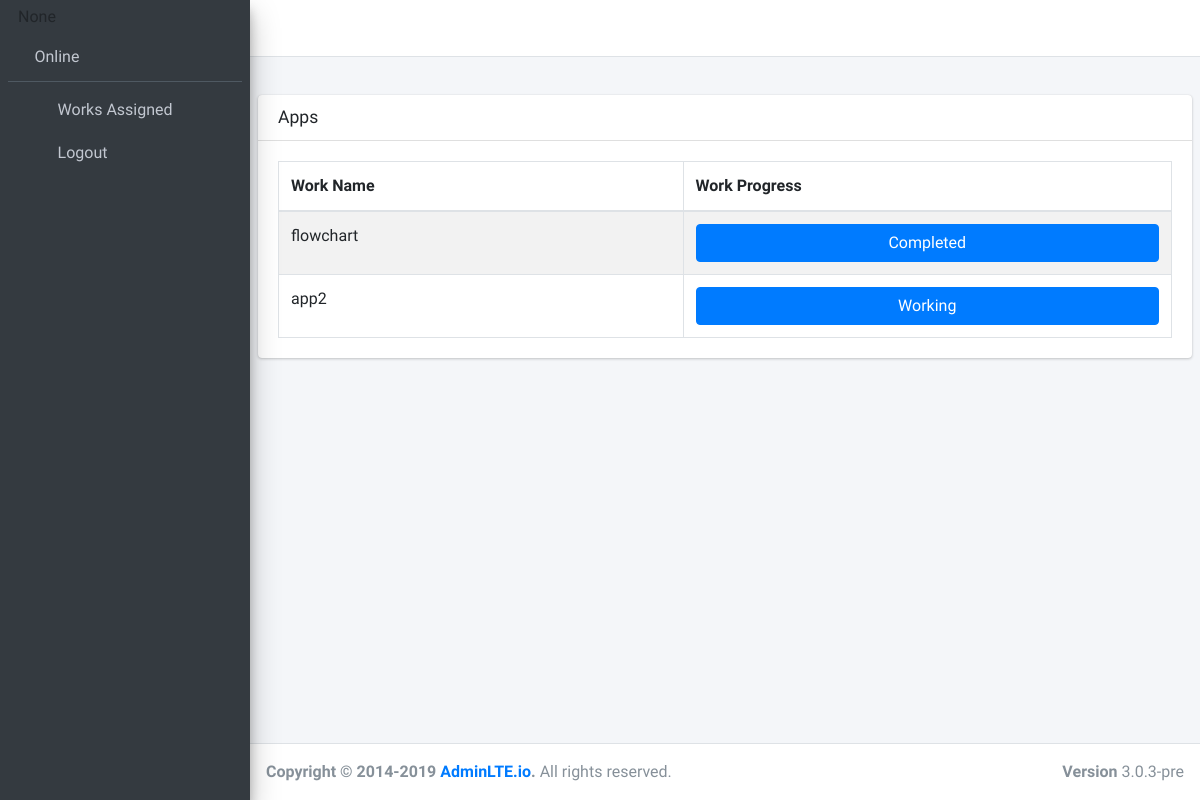
Screenshot of /workflow/loadData (signed in) with the database file from the repository.
### Detection/models.py (models this page shows, shortened)
class Work(models.Model):
    workname=models.CharField(max_length=25)
    workprogres=models.CharField(max_length=25)

### Detection/views.py (the view)
# urls.py: path('loadData',views.loadData,name="loadData"),
def loadData(request):
    wa=WorkAssign.objects.filter(username__id=request.session["sid"]).select_related('workname').all()
    joined = []
    for x in wa:
        joined.append({
            'workname': x.workname.workname,
            'workprogress': x.workname.workprogres,
            'id': int(x.id),
            'workid':x.workname.id,
        })
    my_dict={
        'data':joined,
        'username':request.POST.get('username')
    }
    print ("dict['Name']: ", my_dict['username'])
    return render(request,'app.html',context=my_dict)

### templates/app.html (shortened to what this page needs)
{% extends "master.html" %}
{% block maincontent %}
<section class="content">
      <div class="row">
        <div class="col-12">
          <div class="card">
            <div class="card-header">
              <h3 class="card-title">Apps</h3>
            </div>
            <div class="card-body">
             <table id="example1" class="table table-bordered table-striped">
                <thead>
                <tr>
                  <th>Work Name</th>
                  <th>Work Progress</th>
                </tr>
                </thead>
                <tbody>
                {% for al in data %}
                  <tr>
                    <td>{{al.workname}}</td>
                    <td><a href="reviewApp?workid={{al.workid}}&id={{al.id}}"><button type="submit" class="btn btn-primary btn-block">{{al.workprogress}}</button></a></td>
                  </tr>
                {% endfor %}
                </tbody>
              </table>
            </div>
          </div>
        </div>
      </div>
    </section>
{% endblock %}
{% block sidebarusername %}
{{username}}
{% endblock %}

### rows the page displays
Work: workname "flowchart", workprogress "Completed"
Work: workname "app2", workprogress "Working"

### other values shown
{{ username }} "None"
